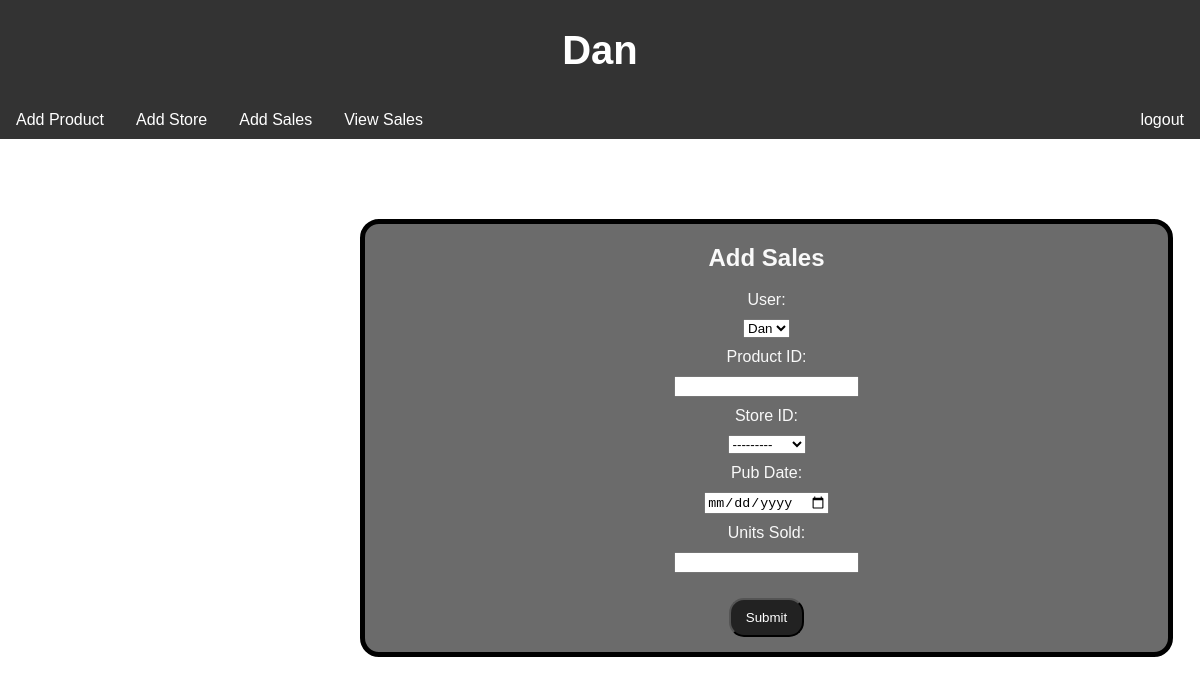
The app's page /user/add-sales (signed in) with its own data.
### polls/models.py (models this page shows)
class Users(models.Model):
    user = models.ForeignKey(User, on_delete=models.CASCADE)
    name = models.CharField(max_length=255)
    email = models.CharField(max_length=255)
    def __str__(self):
        return self.name

class StoreData(models.Model):
    user = models.ForeignKey(Users, on_delete=models.CASCADE)
    storeid = models.CharField(max_length=200)
    store_name = models.CharField(max_length=200)
    store_location = models.CharField(max_length=200)
    def __str__(self):
        return self.storeid

### polls/views.py (the view)
# urls.py: path('user/add-sales', views.add_sales, name='add_sales'),
@login_required(login_url='login')
def add_sales(request):
    usern = get_username(request)
    if request.method == "POST":
        store_form = forms.SalesDataForm(request.POST, username = usern[0])
        if store_form.is_valid():
            post = store_form.save(commit = False)
            post.save()
            message = 'Page Submitted'
        return redirect('add_sales')
    else:
        store_form = forms.SalesDataForm(request.POST, username = usern[0])
    context = {
            'sales_form' : store_form,
            'usern': usern[1]
        }
    return render(request, 'polls/forms/add_sales.html', context)

### polls/forms.py
class SalesDataForm(forms.ModelForm):
    def __init__(self, *args, **kwargs):
        self.user = kwargs.pop('username', None)
        self.user_id = models.Users.objects.get(user=self.user)
        super(SalesDataForm, self).__init__(*args, **kwargs)
        self.fields['user'].queryset = models.Users.objects.filter(
            user=self.user)
        self.fields['prodid'].queryset = models.ProductData.objects.filter(
            user=self.user_id)
        self.fields['storeid'].queryset = models.StoreData.objects.filter(
            user=self.user_id)
        return
    user = forms.ModelChoiceField(queryset=None, empty_label=None)
    prod_d = forms.ModelChoiceField(queryset=None)
    storeid = forms.ModelChoiceField(queryset=None)
    pub_date = forms.DateTimeField(
        widget=DatePickerInput
    )
    units_sold = forms.IntegerField()
    class Meta:
        model = models.StoreSales
        fields = [
            'user','prodid', 'storeid', 'pub_date', 'units_sold'
        ]

### polls/views.py (called while the page is built)
def get_username(request):
    users = []
    username = request.user
    usern = models.Users.objects.get(user=username)
    users.append(username)
    users.append(usern)
    return users

### polls/templates/polls/forms/add_sales.html (shortened to what this page needs)
{% extends 'polls/base.html' %}
{% block content %}
<article id="form">
    <h1>Add Sales</h1>
    <form method="post">
        <div id="wrapper">
            <label id="label" for="html">User: </label><br>
            <div id="form-div">{{sales_form.user}}</div>
            <label id="label" for="html">Product ID: </label><br>
            <div id="form-div">{{sales_form.prodid}}</div>
            <label id="label" for="html">Store ID: </label><br>
            <div id="form-div">{{sales_form.storeid}}</div>
            <label id="label" for="html">Pub Date: </label><br>
            <div id="form-div">{{sales_form.pub_date}}</div>
            <label id="label" for="html">Units Sold: </label><br>
            <div id="form-div">{{sales_form.units_sold}}</div>
             <input id="form-button" type="submit" value="Submit">
        </div>
    </form>
</article>
{%endblock%}

### polls/templates/polls/base.html (shortened to what this page needs)
<!doctype html>
<html lang="en">
  <head>
    {% load static %}
    <link rel='stylesheet' type='text/css' href="{% static 'css/form.css' %}">
    <link rel='stylesheet' type='text/css' href="{% static 'css/detail.css' %}">
    <link rel='stylesheet' type='text/css' href="{% static 'css/base.css' %}">
    <link rel='stylesheet' type='text/css' href="{% static 'css/sales.css' %}">
  </head>
    <body>
      <main>
        <header><h1 style="text-align:center"><a style="text-decoration:none"class="edit" href="{% url 'user' %}">{{usern}}</a></h1></header>
        <nav>
            <ul>
              <li style="float:right" id="logout"><a class="logout" href="{% url 'logout' %}">logout</a></li>
              <li><a class="edit" href="{% url 'add_product' %}">Add Product</a></li>
              <li><a class="edit" href="{% url 'add_store' %}">Add Store</a></li>
              <li><a class="edit" href="{% url 'add_sales' %}">Add Sales</a></li>
              <li><a class="edit" href="{% url 'view_sales' %}">View Sales</a></li>
            </ul>
        </nav>
        {% block content %}
        {% endblock %}
      </main>
  </body>
</html>

### polls/static/css/form.css (style rules this page uses)
#form { background-color: #6b6b6b; color: rgb(249, 249, 249); display: grid; text-align: center; margin: 80px 360px; padding: 0px 200px 0px 200px; width: 403px; border-radius: 19px; border: 5px solid #000000; }
#form-button { border-radius: 15px; margin: 15px; padding: 10px 15px 10px 15px; color: white; background-color: rgb(34, 34, 34); }
#form-div { padding: 10px 10px 10px 10px; }

### polls/static/css/detail.css (style rules this page uses)
a { text-decoration: none; color: white; }

### polls/static/css/base.css (style rules this page uses)
body { background-color: rgb(255, 255, 255); font-family: sans-serif; margin:0; }
header { font-size: 20px; background-color: #333; margin: 0; padding: 1px 1px; }
ul { list-style-type: none; margin: 0; padding: 0; overflow: hidden; background-color: #333; }
li { float: left; }
li a { display: block; color: white; text-align: center; padding: 10px 16px; text-decoration: none; }

### records on screen
Users: name "Dan"
StoreData: user "Dan"
StoreData: storeid "---------"
